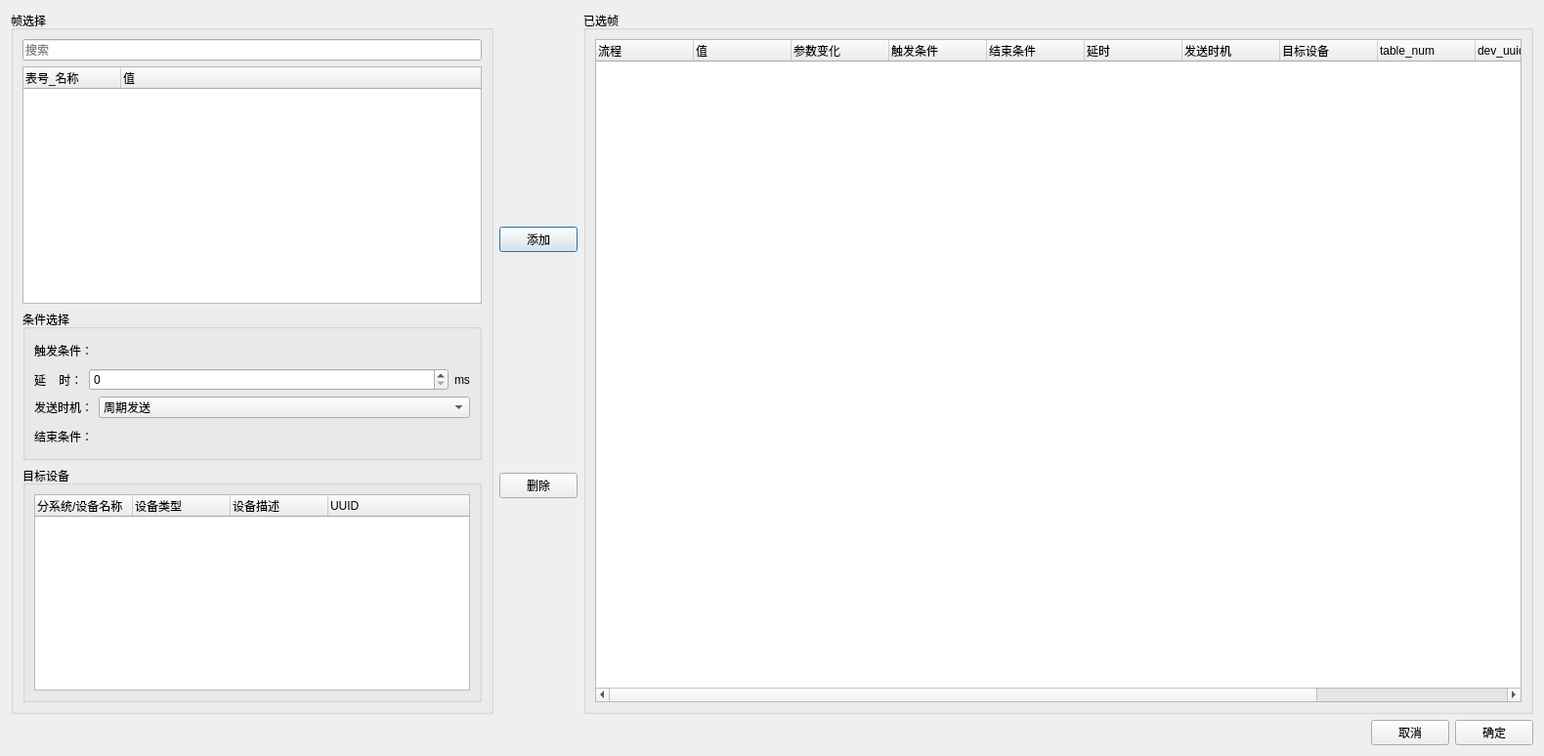
<?xml version="1.0" encoding="UTF-8"?>
<ui version="4.0">
 <class>dataSelect</class>
 <widget class="QDialog" name="dataSelect">
  <property name="geometry">
   <rect>
    <x>0</x>
    <y>0</y>
    <width>1580</width>
    <height>774</height>
   </rect>
  </property>
  <property name="windowTitle">
   <string>Dialog</string>
  </property>
  <property name="statusTip">
   <string/>
  </property>
  <layout class="QVBoxLayout" name="verticalLayout_4">
   <item>
    <layout class="QHBoxLayout" name="horizontalLayout_6" stretch="2,0,4">
     <item>
      <widget class="QGroupBox" name="groupBox">
       <property name="title">
        <string>帧选择</string>
       </property>
       <layout class="QVBoxLayout" name="verticalLayout">
        <item>
         <widget class="QLineEdit" name="lineEdit">
          <property name="placeholderText">
           <string>搜索</string>
          </property>
          <property name="clearButtonEnabled">
           <bool>true</bool>
          </property>
         </widget>
        </item>
        <item>
         <widget class="QTreeWidget" name="paramTreeWidget">
          <column>
           <property name="text">
            <string>表号_名称</string>
           </property>
          </column>
          <column>
           <property name="text">
            <string>值</string>
           </property>
          </column>
         </widget>
        </item>
        <item>
         <widget class="QGroupBox" name="groupBox_2">
          <property name="title">
           <string>条件选择</string>
          </property>
          <layout class="QGridLayout" name="gridLayout">
           <item row="0" column="0">
            <widget class="QLabel" name="label">
             <property name="text">
              <string>触发条件：</string>
             </property>
            </widget>
           </item>
           <item row="0" column="1">
            <widget class="selectmenufrm" name="widget" native="true">
             <property name="minimumSize">
              <size>
               <width>380</width>
               <height>25</height>
              </size>
             </property>
            </widget>
           </item>
           <item row="1" column="0" colspan="2">
            <layout class="QHBoxLayout" name="horizontalLayout">
             <item>
              <widget class="QLabel" name="label_2">
               <property name="text">
                <string>延    时：</string>
               </property>
              </widget>
             </item>
             <item>
              <widget class="QSpinBox" name="delayBox">
               <property name="sizePolicy">
                <sizepolicy hsizetype="Expanding" vsizetype="Fixed">
                 <horstretch>0</horstretch>
                 <verstretch>0</verstretch>
                </sizepolicy>
               </property>
               <property name="maximum">
                <number>999999999</number>
               </property>
              </widget>
             </item>
             <item>
              <widget class="QLabel" name="label_4">
               <property name="text">
                <string>ms</string>
               </property>
              </widget>
             </item>
            </layout>
           </item>
           <item row="2" column="0" colspan="2">
            <layout class="QHBoxLayout" name="horizontalLayout_3">
             <item>
              <widget class="QLabel" name="label_3">
               <property name="text">
                <string>发送时机：</string>
               </property>
              </widget>
             </item>
             <item>
              <widget class="QComboBox" name="sendType">
               <property name="sizePolicy">
                <sizepolicy hsizetype="Expanding" vsizetype="Fixed">
                 <horstretch>0</horstretch>
                 <verstretch>0</verstretch>
                </sizepolicy>
               </property>
               <item>
                <property name="text">
                 <string>周期发送</string>
                </property>
               </item>
               <item>
                <property name="text">
                 <string>立即发送</string>
                </property>
               </item>
              </widget>
             </item>
            </layout>
           </item>
           <item row="3" column="0">
            <layout class="QHBoxLayout" name="horizontalLayout_7">
             <item>
              <widget class="QLabel" name="label_5">
               <property name="text">
                <string>结束条件：</string>
               </property>
              </widget>
             </item>
            </layout>
           </item>
           <item row="3" column="1">
            <widget class="selectmenufrm" name="widget_2" native="true">
             <property name="minimumSize">
              <size>
               <width>380</width>
               <height>25</height>
              </size>
             </property>
            </widget>
           </item>
          </layout>
         </widget>
        </item>
        <item>
         <widget class="QGroupBox" name="groupBox_4">
          <property name="title">
           <string>目标设备</string>
          </property>
          <layout class="QHBoxLayout" name="horizontalLayout_8">
           <item>
            <widget class="QTreeWidget" name="targetTreeWidget">
             <column>
              <property name="text">
               <string>分系统/设备名称</string>
              </property>
             </column>
             <column>
              <property name="text">
               <string>设备类型</string>
              </property>
             </column>
             <column>
              <property name="text">
               <string>设备描述</string>
              </property>
             </column>
             <column>
              <property name="text">
               <string>UUID</string>
              </property>
             </column>
            </widget>
           </item>
          </layout>
         </widget>
        </item>
       </layout>
      </widget>
     </item>
     <item>
      <layout class="QVBoxLayout" name="verticalLayout_3">
       <item>
        <spacer name="verticalSpacer">
         <property name="orientation">
          <enum>Qt::Vertical</enum>
         </property>
         <property name="sizeHint" stdset="0">
          <size>
           <width>20</width>
           <height>40</height>
          </size>
         </property>
        </spacer>
       </item>
       <item>
        <widget class="QPushButton" name="pushButton">
         <property name="text">
          <string>添加</string>
         </property>
        </widget>
       </item>
       <item>
        <spacer name="verticalSpacer_2">
         <property name="orientation">
          <enum>Qt::Vertical</enum>
         </property>
         <property name="sizeHint" stdset="0">
          <size>
           <width>20</width>
           <height>40</height>
          </size>
         </property>
        </spacer>
       </item>
       <item>
        <widget class="QPushButton" name="pushButton_2">
         <property name="text">
          <string>删除</string>
         </property>
        </widget>
       </item>
       <item>
        <spacer name="verticalSpacer_3">
         <property name="orientation">
          <enum>Qt::Vertical</enum>
         </property>
         <property name="sizeHint" stdset="0">
          <size>
           <width>20</width>
           <height>40</height>
          </size>
         </property>
        </spacer>
       </item>
      </layout>
     </item>
     <item>
      <widget class="QGroupBox" name="groupBox_3">
       <property name="title">
        <string>已选帧</string>
       </property>
       <layout class="QHBoxLayout" name="horizontalLayout_4">
        <item>
         <widget class="QTreeWidget" name="selectedDataTree">
          <column>
           <property name="text">
            <string>流程</string>
           </property>
          </column>
          <column>
           <property name="text">
            <string>值</string>
           </property>
          </column>
          <column>
           <property name="text">
            <string>参数变化</string>
           </property>
          </column>
          <column>
           <property name="text">
            <string>触发条件</string>
           </property>
          </column>
          <column>
           <property name="text">
            <string>结束条件</string>
           </property>
          </column>
          <column>
           <property name="text">
            <string>延时</string>
           </property>
          </column>
          <column>
           <property name="text">
            <string>发送时机</string>
           </property>
          </column>
          <column>
           <property name="text">
            <string>目标设备</string>
           </property>
          </column>
          <column>
           <property name="text">
            <string>table_num</string>
           </property>
          </column>
          <column>
           <property name="text">
            <string>dev_uuid</string>
           </property>
          </column>
          <column>
           <property name="text">
            <string>start_table_num</string>
           </property>
          </column>
          <column>
           <property name="text">
            <string>end_table_num</string>
           </property>
          </column>
         </widget>
        </item>
       </layout>
      </widget>
     </item>
    </layout>
   </item>
   <item>
    <layout class="QHBoxLayout" name="horizontalLayout_5">
     <item>
      <spacer name="horizontalSpacer">
       <property name="orientation">
        <enum>Qt::Horizontal</enum>
       </property>
       <property name="sizeHint" stdset="0">
        <size>
         <width>40</width>
         <height>20</height>
        </size>
       </property>
      </spacer>
     </item>
     <item>
      <widget class="QPushButton" name="pushButton_4">
       <property name="text">
        <string>取消</string>
       </property>
      </widget>
     </item>
     <item>
      <widget class="QPushButton" name="pushButton_3">
       <property name="text">
        <string>确定</string>
       </property>
      </widget>
     </item>
    </layout>
   </item>
  </layout>
 </widget>
 <customwidgets>
  <customwidget>
   <class>selectmenufrm</class>
   <extends>QWidget</extends>
   <header location="global">selectmenufrm.h</header>
   <container>1</container>
  </customwidget>
 </customwidgets>
 <resources/>
 <connections/>
</ui>
